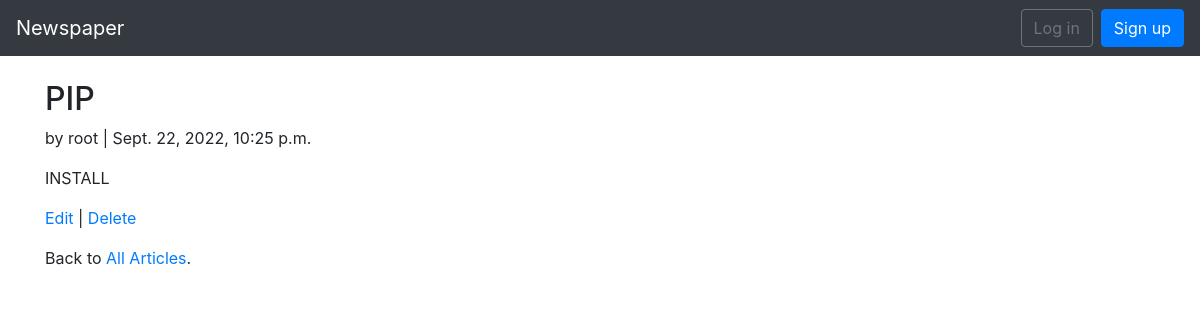
Page /article/3/ on the committed database.
### articles/models.py (models this page shows, shortened)
class Article(models.Model):
    title = models.CharField(max_length=255)
    body = models.TextField()
    date = models.DateTimeField(auto_now_add=True)
    author = models.ForeignKey(settings.AUTH_USER_MODEL, on_delete=models.CASCADE,)

### users/models.py (models this page shows)
class CustomUser(AbstractUser):
    age = models.PositiveIntegerField(default=0)

### articles/views.py (the view)
# urls.py: path('<int:pk>/', views.ArticleDetailView.as_view(), name='article_detail'),
class ArticleDetailView(DetailView):
    model = models.Article
    template_name = 'article_detail.html'

### template/article_detail.html (shortened to what this page needs)
<!DOCTYPE html>
<html lang="en">
<head>
</head>
<body>
    {% extends 'base.html'%}
    {% block content %}
    <div class="article-entry">
        <h2>{{ object.title }}</h2>
        <p>by {{ object.author }} | {{ object.date }}</p>
        <p>{{ object.body }}</p>
    </div>
    <p><a href="{% url 'article_edit' article.pk%}">Edit</a> | <a href="{% url 'article_delete' article.pk%}">Delete</a></p>
    <p>Back to <a href="{% url 'article_list' %}">All Articles</a>.</p>
    {% endblock content %}

### rows in the picture
Article: title "PIP", author "root", date "Sept. 22, 2022, 10:25 p.m.", body "INSTALL"
